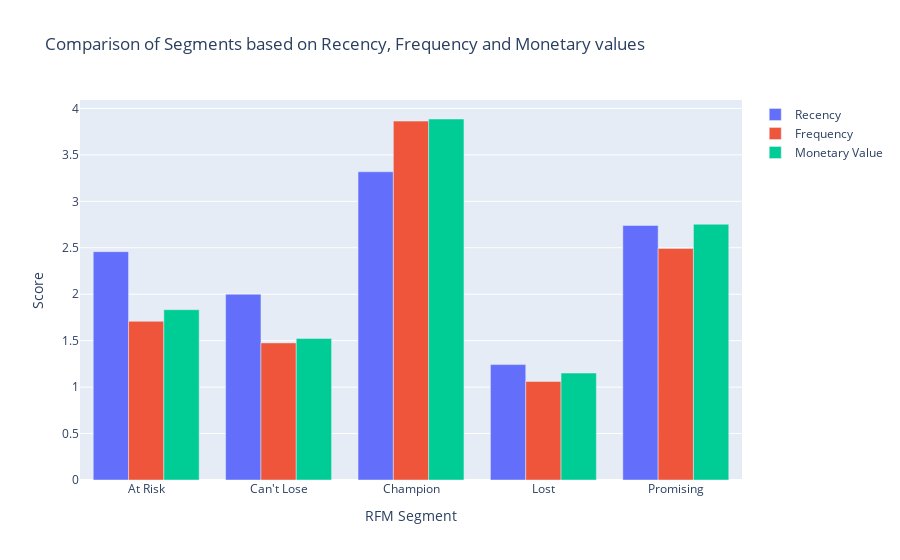

The cell this chart's notebook holds for it:
### Code cell
# compare the RFM values for each segment
segment_scores = rfm.groupby('RFM_customer_segment')[['R', 'F', 'M']].mean().reset_index()

fig = go.Figure()

# add trace for Recency
fig.add_trace(go.Bar(x=segment_scores['RFM_customer_segment'],
                     y=segment_scores['R'],
                     name='Recency'))

# add trace for Frequency
fig.add_trace(go.Bar(x=segment_scores['RFM_customer_segment'],
                     y=segment_scores['F'],
                     name='Frequency'))

# add trace for Monetary Value
fig.add_trace(go.Bar(x=segment_scores['RFM_customer_segment'],
                     y=segment_scores['M'],
                     name='Monetary Value'))

fig.update_layout(title='Comparison of Segments based on Recency, Frequency and Monetary values',
                  xaxis_title='RFM Segment',
                  yaxis_title='Score',
                  barmode = 'group',
                  showlegend=True)

fig.show()

### Figure 1 — Plotly figure (JSON) as saved in the notebook; plotly's stock layout.template omitted (floating-point values rounded to 4 significant figures)
{"data": [{"name": "Recency", "type": "bar", "x": ["At Risk", "Can't Lose", "Champion", "Lost", "Promising"], "y": [2.458, 2, 3.318, 1.242, 2.74]}, {"name": "Frequency", "type": "bar", "x": ["At Risk", "Can't Lose", "Champion", "Lost", "Promising"], "y": [1.708, 1.476, 3.864, 1.061, 2.494]}, {"name": "Monetary Value", "type": "bar", "x": ["At Risk", "Can't Lose", "Champion", "Lost", "Promising"], "y": [1.833, 1.524, 3.886, 1.152, 2.753]}], "layout": {"barmode": "group", "showlegend": true, "title": {"text": "Comparison of Segments based on Recency, Frequency and Monetary values"}, "xaxis": {"title": {"text": "RFM Segment"}}, "yaxis": {"title": {"text": "Score"}}}}
